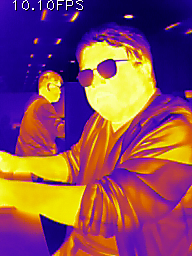
#> input picture src/fusion/test/test_image/Thermal_4.bmp, 192 x 256 px, found by its file name
$ python map_thermal2IR_undistortion.py
#> lines starting #> are read from the running program, lines starting #| are printed output that depends on the picture; pictures that were not available may be replaced by others from this repository, and a replacement may not be noted
import cv2
import numpy as np
import json

def load_params(json_path):
#> called with json_path = 'thermal_camera_params.json'
    with open(json_path, 'r') as f:
#> (reads src/fusion/test/thermal_camera_params.json from the repository)
#> (reads src/fusion/test/ir_camera_params.json from the repository)
        data = json.load(f)
    return np.array(data["camera_matrix"]), np.array(data["dist_coeff"])

def load_extrinsics(json_path):
#> called with json_path = 'stereo_extrinsics.json'
    with open(json_path, 'r') as f:
#> (reads src/fusion/test/stereo_extrinsics.json from the repository)
        data = json.load(f)
    return np.array(data["R"]), np.array(data["T"])

def create_rectified_maps(output_size, new_K_ir, K_ir, D_ir, K_th, D_th, R, T, dist_meters):
    """
    建立兩個映射表 (Map)：
    1. map_x_ir, map_y_ir: 將原始 IR 轉正 (Undistort)
    2. map_x_th, map_y_th: 將原始 Thermal 對齊到轉正後的 IR (Alignment + Undistort)
    """
    w, h = output_size

    # 1. 產生「理想無畸變影像」的像素座標網格
    grid_x, grid_y = np.meshgrid(np.arange(w), np.arange(h))

    # 展平成 (N, 1, 2)
    # 這些是我們 "希望" 輸出的像素位置
    points_2d_rect = np.stack([grid_x.ravel(), grid_y.ravel()], axis=1).reshape(-1, 1, 2).astype(np.float32)

    # 2. 將理想像素反投影回 3D 空間 (Normalized Coordinate)
    # 因為是理想相機 (new_K_ir)，沒有畸變 (dist=0)，所以直接用數學回推
    # u = fx * x + cx  =>  x = (u - cx) / fx
    fx = new_K_ir[0, 0]
    fy = new_K_ir[1, 1]
    cx = new_K_ir[0, 2]
    cy = new_K_ir[1, 2]

    x_norm = (points_2d_rect[:, 0, 0] - cx) / fx
    y_norm = (points_2d_rect[:, 0, 1] - cy) / fy

    # 建立 3D 點 (在 IR 相機座標系下)
    # shape: (N, 1, 3)
    points_3d_ir = np.stack([x_norm, y_norm, np.ones_like(x_norm)], axis=1).reshape(-1, 1, 3)
    points_3d_ir = points_3d_ir * dist_meters

    # --- 分支 A: 製作 IR 的 Map (找回原始 IR 像素) ---
    # 將 3D 點投影回 "原始有畸變" 的 IR 感光元件
    points_2d_raw_ir, _ = cv2.projectPoints(points_3d_ir, np.zeros(3), np.zeros(3), K_ir, D_ir)
    map_x_ir = points_2d_raw_ir[:, 0, 0].reshape(h, w).astype(np.float32)
    map_y_ir = points_2d_raw_ir[:, 0, 1].reshape(h, w).astype(np.float32)

    # --- 分支 B: 製作 Thermal 的 Map (找回原始 Thermal 像素) ---
    # 座標轉換：IR 座標系 -> Thermal 座標系
    # P_th = R_inv * (P_ir - T)
    points_3d_ir_centered = points_3d_ir - T.reshape(1, 1, 3)
    R_inv = R.T
    points_3d_th = np.matmul(points_3d_ir_centered, R_inv.T)

    # 將 3D 點投影回 "原始有畸變" 的 Thermal 感光元件
    points_2d_raw_th, _ = cv2.projectPoints(points_3d_th, np.zeros(3), np.zeros(3), K_th, D_th)
    map_x_th = points_2d_raw_th[:, 0, 0].reshape(h, w).astype(np.float32)
    map_y_th = points_2d_raw_th[:, 0, 1].reshape(h, w).astype(np.float32)

    return (map_x_ir, map_y_ir), (map_x_th, map_y_th)

def main():
    # --- 1. 檔案路徑設定 ---
    thermal_img_path = "Thermal_4.bmp"
    ir_img_path = "IR_4.bmp"

    thermal_json = "thermal_camera_params.json"
    ir_json = "ir_camera_params.json"
    stereo_json = "stereo_extrinsics.json"

    ASSUMED_DISTANCE = 1000.0 # mm

    # --- 2. 載入資料 ---
    print("載入參數與影像...")
    K_th, D_th = load_params(thermal_json)
    K_ir, D_ir = load_params(ir_json)
    R, T = load_extrinsics(stereo_json)

    img_th = cv2.imread(thermal_img_path)
#> img_th is the input picture: shape (256, 192, 3); mean B, G, R 93.8, 72.4, 133.7
    img_ir = cv2.imread(ir_img_path)
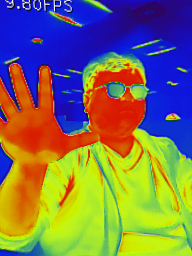
#> input picture src/fusion/test/test_image/Thermal_0_undistorted.bmp, 192 x 256 px, given in place of IR_4.bmp, which was not available
#> img_ir is the input picture: shape (256, 192, 3); mean B, G, R 89.4, 113.8, 122.8

    if img_th is None or img_ir is None:
        print("錯誤：找不到圖片")
        return

    h, w = img_ir.shape[:2]
#> h = 256; w = 192

    # --- 3. 計算最佳的新相機矩陣 (New Camera Matrix) ---
    # alpha=1: 保留所有像素 (可能有黑邊)
    # alpha=0: 裁切掉無效區域 (放大)
    print("計算最佳無畸變視角...")
    new_K_ir, roi = cv2.getOptimalNewCameraMatrix(K_ir, D_ir, (w, h), 0, (w, h))
#> roi = (0, 0, 0, 0)

    # --- 4. 計算兩個映射表 ---
    print(f"正在計算雙重映射表 (假設距離: {ASSUMED_DISTANCE})...")
    (map_ir_x, map_ir_y), (map_th_x, map_th_y) = create_rectified_maps(
        (w, h),
        new_K_ir,   # 用新的無畸變矩陣作為基準
        K_ir, D_ir,
        K_th, D_th,
        R, T,
        ASSUMED_DISTANCE
    )

    # --- 5. 執行影像變形 (Warping) ---
    # 兩張圖都要 remap
    print("正在執行 Remap...")
    rectified_ir = cv2.remap(img_ir, map_ir_x, map_ir_y, cv2.INTER_LINEAR)
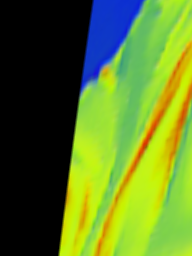
#> rectified_ir: shape (256, 192, 3); mean B, G, R 37.1, 119.9, 90.3
    rectified_th = cv2.remap(img_th, map_th_x, map_th_y, cv2.INTER_LINEAR, borderMode=cv2.BORDER_CONSTANT)
#> rectified_th: shape (256, 192, 3); every value is 0
    cv2.imwrite("ir_undistortion.bmp", rectified_ir)
    cv2.imwrite("rectified_th.bmp", rectified_th)
    # --- 6. 疊加顯示 ---
    rectified_th_gray = cv2.cvtColor(rectified_th, cv2.COLOR_BGR2GRAY)
#> rectified_th_gray: shape (256, 192); every value is 0
    rectified_th_color = cv2.applyColorMap(rectified_th_gray, cv2.COLORMAP_JET)
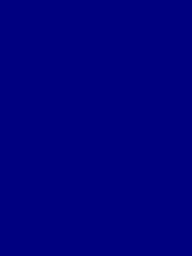
#> rectified_th_color: shape (256, 192, 3); mean B, G, R 128, 0, 0

    mask = (rectified_th_gray > 0).astype(np.uint8)

    result = rectified_ir.copy()
    alpha = 0.5
    beta = 1.0 - alpha

    np.copyto(result, cv2.addWeighted(rectified_ir, alpha, rectified_th_color, beta, 0), where=mask[:,:,None].astype(bool))

    # --- 7. 顯示結果 ---
    vis = cv2.resize(result, (0, 0), fx=0.8, fy=0.8)
    cv2.imshow(f"Rectified & Fused (Dist: {ASSUMED_DISTANCE})", vis)

    print("按 's' 儲存結果，按其他鍵離開")
    key = cv2.waitKey(0)
#> (key Esc is pressed here)
    if key == ord('s'):
        cv2.imwrite("rectified_result.jpg", result)
        print("已儲存 rectified_result.jpg")

    cv2.destroyAllWindows()

if __name__ == "__main__":
    main()
